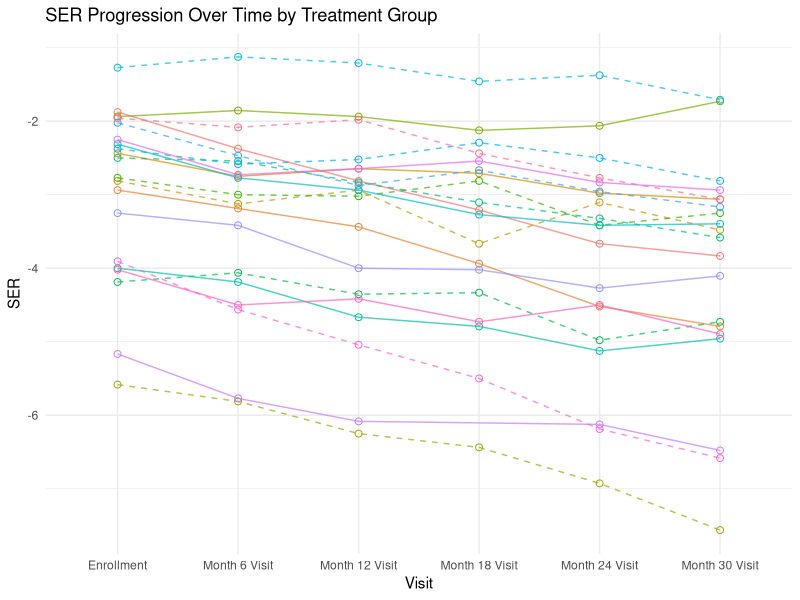
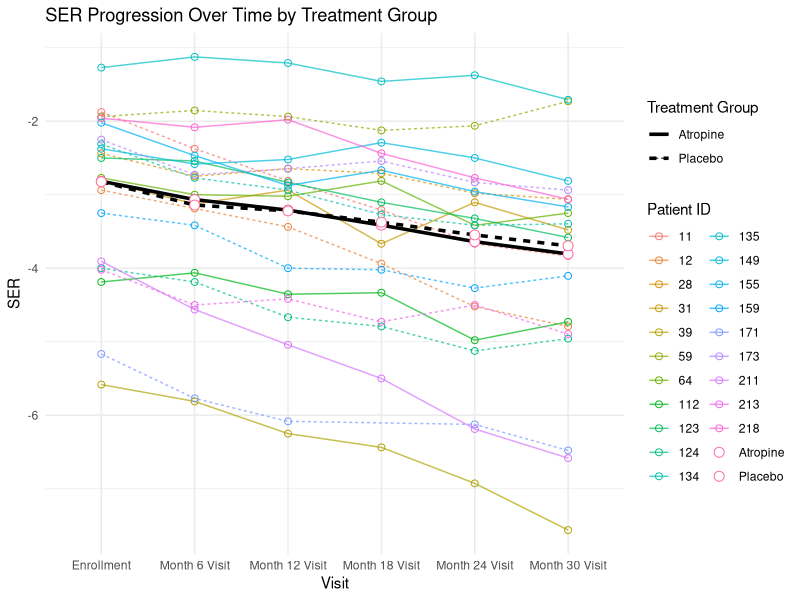

Write the R code that produced these figures, in order.
library(dplyr)
library(ggplot2)

# Part A. Data Import and merge

# Load VisitData and PtRoster datasets
VisitData <- read.table("Data Tables/MTS1ClinicTesting.txt", 
                        header = TRUE, sep = "|", fill = TRUE, stringsAsFactors = FALSE)
head(VisitData)

PtRoster <- read.table("Data Tables/MTS1PtRoster.txt", 
                       header = TRUE, sep = "|", fill = TRUE, stringsAsFactors = FALSE)
head(PtRoster)

# Load the additional dataset for parental myopia and other demographic information
DemoMedOcuHx <- read.table("Data Tables/MTS1DemoMedOcuHx.txt", 
                           header = TRUE, sep = "|", fill = TRUE, stringsAsFactors = FALSE)
head(DemoMedOcuHx)

#TODO: Handling baseline and run-in randomization 
# VisitData$Visit == 'Run-in FU Randomization'
# VisitData$Visit == 'Enrollment'
# if enrollment 

# Step 1: Calculate SER for each eye
# Left Eye (OS)
VisitData$S_OS <- rowMeans(VisitData[, c("AutoRef1SphOS", "AutoRef2SphOS", "AutoRef3SphOS")], na.rm = TRUE)
VisitData$C_OS <- rowMeans(VisitData[, c("AutoRef1CylOS", "AutoRef2CylOS", "AutoRef3CylOS")], na.rm = TRUE)
VisitData$SER_OS <- VisitData$S_OS + (VisitData$C_OS / 2)

# Right Eye (OD)
VisitData$S_OD <- rowMeans(VisitData[, c("AutoRef1SphOD", "AutoRef2SphOD", "AutoRef3SphOD")], na.rm = TRUE)
VisitData$C_OD <- rowMeans(VisitData[, c("AutoRef1CylOD", "AutoRef2CylOD", "AutoRef3CylOD")], na.rm = TRUE)
VisitData$SER_OD <- VisitData$S_OD + (VisitData$C_OD / 2)

# Step 2: Average SER across both eyes for each visit (i.e., time j)
VisitData$SER <- rowMeans(VisitData[, c("SER_OS", "SER_OD")], na.rm = TRUE)

# Step 3: Merge data with PtRoster and DemoMedOcuHx datasets
# Merging VisitData with PtRoster on Patient ID
MergedData <- merge(VisitData, PtRoster, by = "PtID")

# Merging the result with DemoMedOcuHx on Patient ID
MergedData <- merge(MergedData, DemoMedOcuHx, by = "PtID")

# Step 4: Create necessary variables
# Time (Visit) is already in VisitData as 'Visit'
# Group/Treatment assignment
MergedData$TreatmentGroup <- MergedData$TrtGroup

# Parental myopia status (investigating variables)
MergedData$is_mother_has_myopia <- MergedData$MotherMyop
MergedData$is_father_has_myopia <- MergedData$Father

# Step 5: Filter for patients with more than 5 visits without NA SER
FilteredData <- MergedData %>%
  filter(!is.na(SER)) %>%  # Remove rows where SER is NA
  group_by(PtID) %>%       # Group by PtID
  filter(n() > 5) %>%      # Keep only groups (patients) with more than 5 valid visits
  ungroup()                # Remove grouping to return to a regular data frame

# Get unique PtID for filtered dataset
UniquePtID <- unique(FilteredData$PtID)


# Part 2. Spagetti Plot

# Sample 10 unique patients from each treatment group
SampledPatients_trt <- FilteredData %>%
  filter(TrtGroup == "Atropine") %>%
  distinct(PtID, .keep_all = TRUE) %>%
  slice_sample(n = 10) %>%
  select(PtID)

SampledPatients_ctrl <- FilteredData %>%
  filter(TrtGroup == "Placebo") %>%
  distinct(PtID, .keep_all = TRUE) %>%
  slice_sample(n = 10) %>%
  select(PtID)

SampledPatients <- bind_rows(SampledPatients_trt, SampledPatients_ctrl)

# Filter the original data to include only records for the sampled patients
SampledData <- FilteredData %>%
  filter(PtID %in% SampledPatients$PtID)

# Set line types based on the treatment group
SampledData <- SampledData %>%
  mutate(LineType = ifelse(TrtGroup == "Atropine", "solid", "dashed"))

# Define the order of visits for consistent x-axis ordering
visit_order <- c("Enrollment", "Month 6 Visit", "Month 12 Visit", 
                 "Month 18 Visit", "Month 24 Visit", "Month 30 Visit")

# Convert Visit to a factor with specified order
SampledData <- SampledData %>%
  filter(Visit != "Run-in FU Randomization") %>%
  mutate(Visit = factor(Visit, levels = visit_order))

# Create the spaghetti plot with distinct line types and colors for each patient
ggplot(SampledData, aes(x = Visit, y = SER, group = PtID, color = as.factor(PtID))) +
  geom_line(aes(linetype = LineType), size = 0.5, alpha = 0.7) +  # Line for each patient with line type by group
  geom_point(size = 2, shape = 1) +                                        # Add points at each SER measurement
  labs(title = "SER Progression Over Time by Treatment Group",
       x = "Visit",
       y = "SER",
       color = "Patient ID",
       linetype = 'LineType') +
  scale_x_discrete(drop = FALSE) +                              # Ensure all visits appear on the x-axis
  scale_linetype_manual(values = c("solid", "dashed")) +        
  theme_minimal() +
  theme(legend.position = "none")                               # Optionally hide the legend if there are too many patients



# Calculate and add mean profiles
MeanProfileData <- MergedData %>%
  filter(Visit != "Run-in FU Randomization") %>%
  group_by(Visit, TrtGroup) %>%
  summarize(Mean_SER = mean(SER, na.rm = TRUE), .groups = 'drop')

# Combined plot with individual trajectories and mean profiles
ggplot() +
  # Individual trajectories
  geom_line(data = SampledData, 
            aes(x = Visit, y = SER, group = PtID, color = as.factor(PtID), 
                linetype = TrtGroup),
            size = 0.5, alpha = 0.7) +
  geom_point(data = SampledData,
             aes(x = Visit, y = SER, color = as.factor(PtID)),
             size = 2, shape = 1) +
  # Mean profiles
  geom_line(data = MeanProfileData,
            aes(x = Visit, y = Mean_SER, group = TrtGroup, linetype = TrtGroup),
            size = 1.2) +
  geom_point(data = MeanProfileData,
             aes(x = Visit, y = Mean_SER, color = TrtGroup),
             size = 3, shape = 21, fill = "white") +
  # Labels and theme
  labs(title = "SER Progression Over Time by Treatment Group",
       x = "Visit",
       y = "SER",
       color = "Patient ID",
       linetype = "Treatment Group") +
  scale_x_discrete(drop = FALSE) +
  theme_minimal() +
  theme(legend.position = "right")

### Displaying five patients

# only leave the last observation, which is the 5th visit
SampledData %>%
  select(
    PtID,
    SER,
    Sex,
    TreatmentGroup,
    Race,
    EyeColor,
    AgeAsofEnrollDt,
    is_mother_has_myopia,
    is_father_has_myopia,
    Visit
  ) %>%
  group_by(PtID) %>%
  slice_tail(n = 1) %>%
  ungroup() %>%
  arrange(PtID) %>%
  select(-Visit) %>% # then rename the column , ageasenrolldt as age and Eyecolor as iris_color
  rename(age = AgeAsofEnrollDt, iris_color = EyeColor) %>%
  head(5) %>%
  knitr::kable()


# key summary statistics for demographics

MergedData %>% 
  select(PtID,
         Sex,
         TreatmentGroup,
         Race,
         EyeColor,
         AgeAsofEnrollDt,
         is_mother_has_myopia,
         is_father_has_myopia) %>%
  rename(age = AgeAsofEnrollDt, iris_color = EyeColor) %>%
  group_by(PtID) %>% 
  slice_tail(n = 1) %>%
  ungroup() %>%
  select(-PtID) -> Demographics

Demographics$age %>% summary()
Demographics %>%
  select(-age) %>%
  apply(.,2,table) %>%
  knitr::kable()


#### clean dataset with selected variables

data <- MergedData[,c("Visit","SER","TrtGroup","MotherMyop","FatherMyop","Sex","Race","EyeColor","AgeAsofEnrollDt")]

mother_gene <- ifelse(data$MotherMyop=="Yes",1,0)
father_gene <- ifelse(data$FatherMyop=="Yes",1,0)
data$genetic <- mother_gene+father_gene

data$Age <- floor(data$AgeAsofEnrollDt)





# save as Rdata

save(data,file="data.Rdata")
